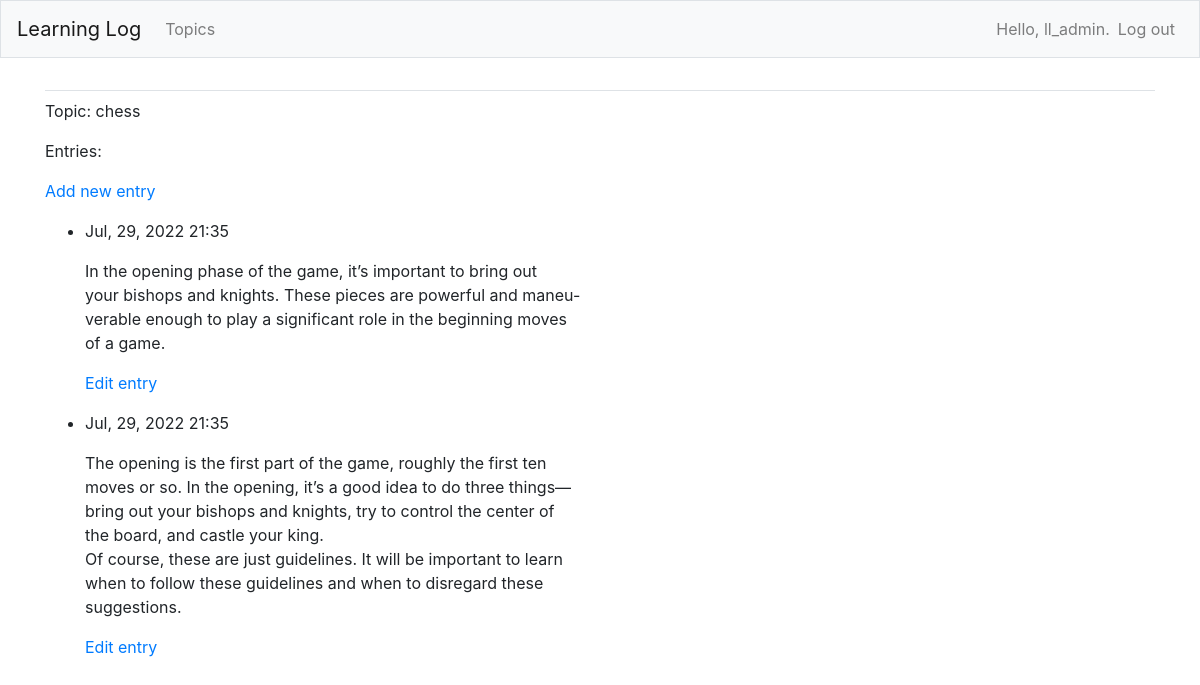
Page /topics/4 (signed in) on the earlier database version.
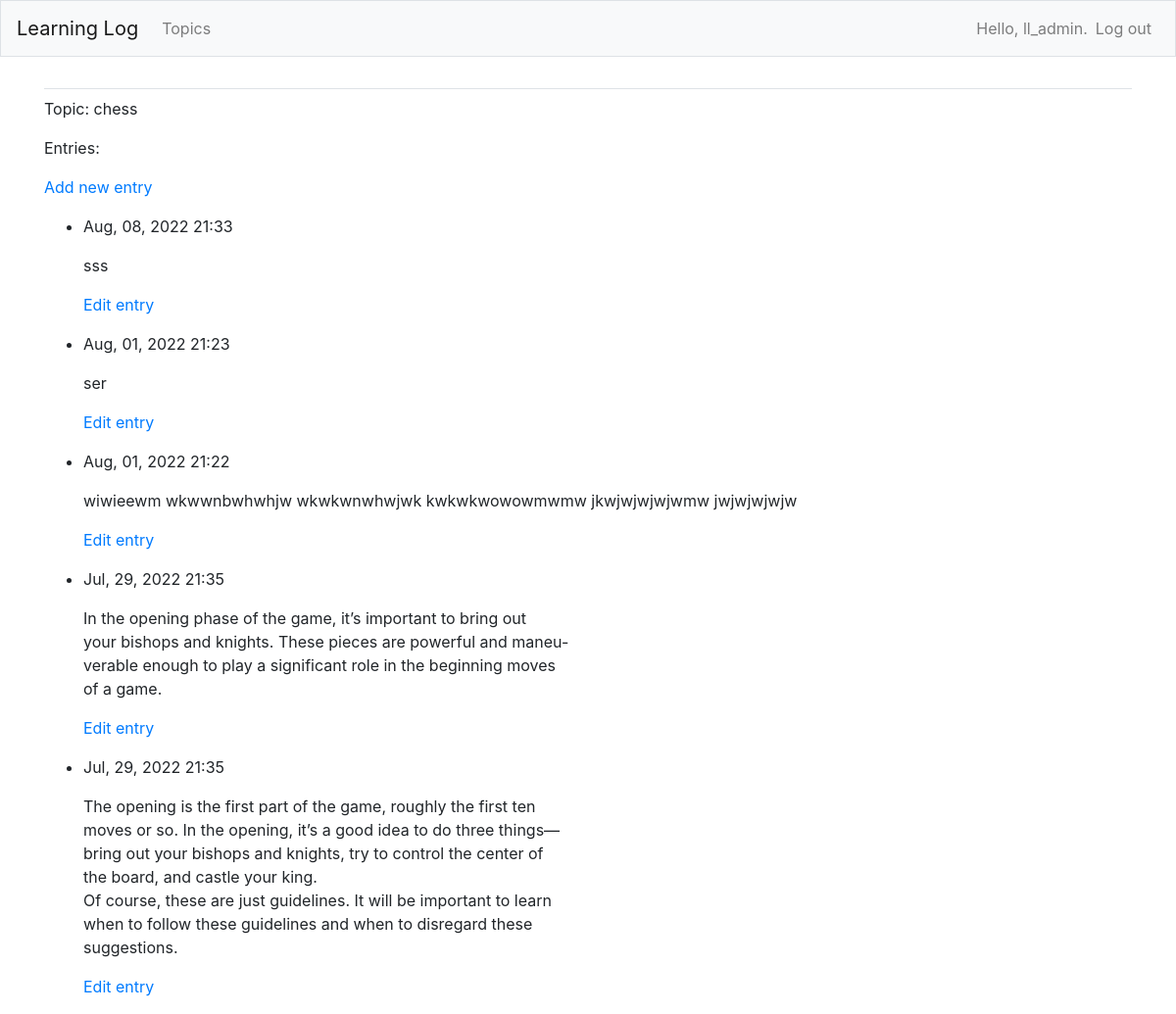
Same page on the later database version.
### learning_logs/models.py (models this page shows, shortened)
class Topic(models.Model):
    text = models.CharField(max_length=200)
    date_added = models.DateTimeField(auto_now_add=True)
    owner = models.ForeignKey(User, on_delete=models.CASCADE)
    def __str__(self):
        return self.text

class Entry(models.Model):
    topic = models.ForeignKey(Topic, on_delete=models.CASCADE)
    text = models.TextField()
    date_added = models.DateTimeField(auto_now_add=True)
    class Meta:
        verbose_name_plural = 'Entries'

### learning_logs/views.py (the view)
# urls.py: path('topics/<int:topic_id>', views.topic, name='topic'),
@login_required
def topic(request, topic_id):
    topic = Topic.objects.get(id=topic_id)
    if topic.owner != request.user:
        raise Http404
    entries = topic.entry_set.order_by('-date_added')
    context = {'topic': topic, 'entries': entries}
    return render(request, 'learning_logs/topic.html', context)

### learning_logs/templates/learning_logs/topic.html
{% extends 'learning_logs/base.html' %}
{% block content %}
<p>Topic: {{ topic }}</p>
<p>Entries:</p>
<p>
    <a href="{% url 'learning_logs:new_entry' topic.id %}">Add new entry</a>
</p>
<ul>
    {% for entry in entries %}
    <li>
        <p>{{ entry.date_added|date:'M, d, Y H:i'}}</p>
        <p>{{ entry.text|linebreaks }}</p>
        <p>
            <a href="{% url 'learning_logs:edit_entry' entry.id %}">Edit entry</a>
        </p>
    </li>
    {% empty %}
    <li>
        There are no entries for this topic yet.
    </li>
    {% endfor %}
</ul>
{% endblock content %}

### learning_logs/templates/learning_logs/base.html (shortened to what this page needs)
{% load bootstrap4 %}
<!doctype html>
<html lang="en">
    <head>
        {% bootstrap_css %}
    </head>
    <body>
        <nav class="navbar navbar-expand-md navbar-light bg-light mb-4 border">
            <a class="navbar-brand" href="{% url 'learning_logs:index' %}">
                Learning Log</a>
            <div class="collapse navbar-collapse" id="navbarCollapse">
                <ul class="navbar-nav mr-auto">
                    <li class="nav-item">
                        <a class="nav-link" href="{% url 'learning_logs:topics' %}">
                            Topics </a></li>
                </ul>
                <ul class="navbar-nav ml-auto">
                    {% if user.is_authenticated %}
                    <li class="nav-item">
                        <span class="navbar-text"}">Hello, {{ user.username }}.</span>
                    </li>
                    <li class="nav-item">
                        <a class="nav-link" href="{% url 'users:logout' %}">Log out</a>
                    </li>
                    {% else %}
                    <li class="nav-item">
                        <a class="nav-link" href="{% url 'users:register' %}">Register</a>
                    </li>
                    <li class="nav-item">
                    <a class="nav-link" href="{% url 'users:login' %}">Log in</a></li>
                    {% endif %}
                </ul>
            </div>
    </nav>
    <main role="main" class="container">
        <div class="pb-2 mb-2 border-bottom">
        </div>
        <div>
            {% block content %}{% endblock content %}
        </div>
    </main>
    </body>
</html>

Differences in the rows shown:
added Entry: date_added "Aug, 08, 2022 21:33", text "sss"
added Entry: date_added "Aug, 01, 2022 21:23", text "ser"
added Entry: date_added "Aug, 01, 2022 21:22", text "wiwieewm wkwwnbwhwhjw wkwkwnwhwjwk kwkwkwowowmwmw jkwjwjwjwjwmw jwjwjwjwjw"
